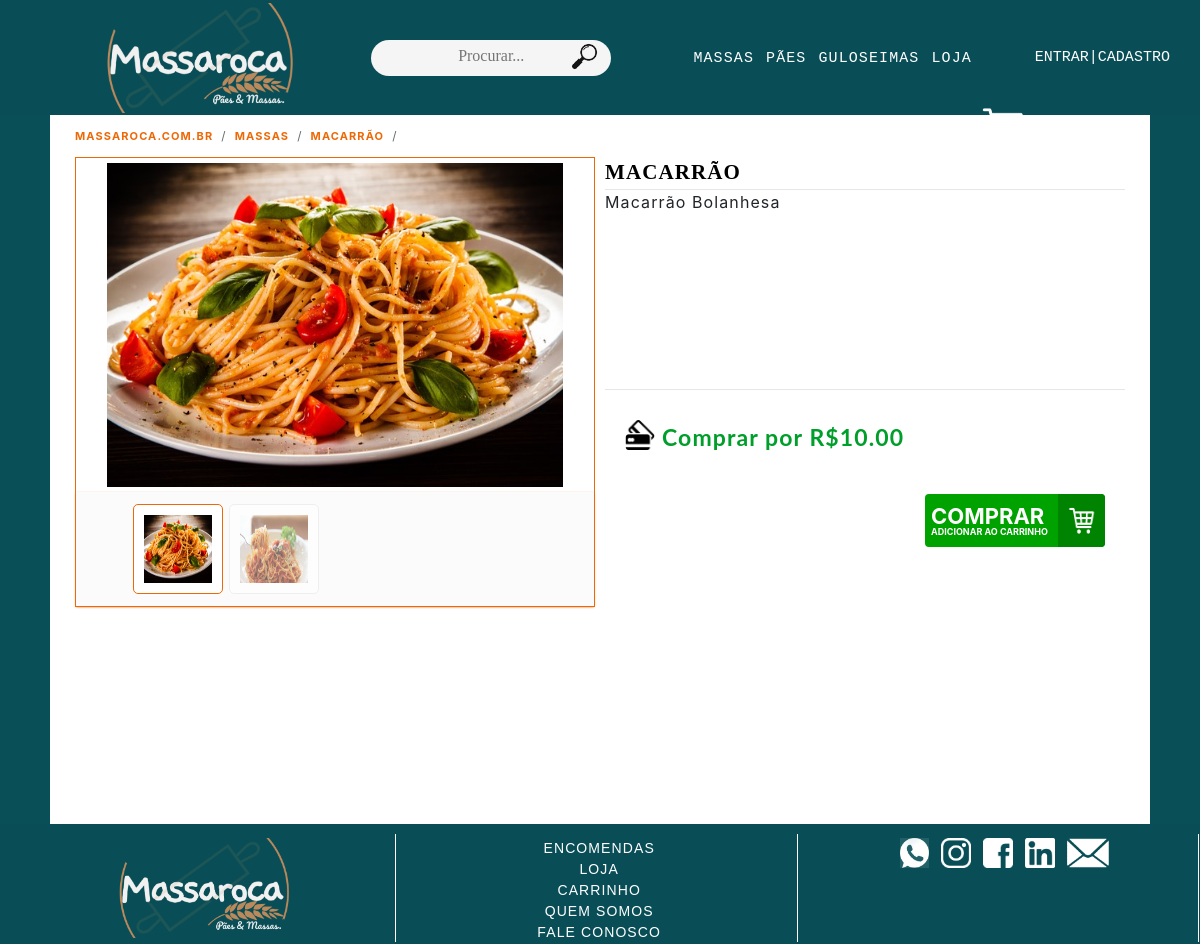
The page /loja/produto/7 on the database its author committed.
### loja/models.py (models this page shows, shortened)
class Produtos(models.Model):
    disponivel_escolha = [
    ('Sim','Sim'),
    ('Não','Não'),
    ]
    Nome = models.CharField(max_length=128)
    Categoriateste = models.ForeignKey(Categorias ,on_delete=models.CASCADE, default=0)
    Descrição = models.CharField(max_length=1024)
    Fotos = models.ImageField(upload_to='loja/static/produtos/fotos/')
    Fotos_2 = models.ImageField(upload_to='loja/static/produtos/fotos/')
    Preço = models.DecimalField(max_digits=10, decimal_places=2)
    Disponivel = models.CharField(max_length=8,choices=disponivel_escolha, default='Sim')

class Categorias(models.Model):
    Nome = models.CharField(max_length=30)
    def __str__(self):
        return self.Nome

### loja/views.py (the view)
# urls.py: path("loja/produto/<int:produto_id>", views.loja_produto, name="produto"),
def loja_produto(request, produto_id):
    try:
        produto = Produtos.objects.get(pk=produto_id)
    except KeyError:
        return render(request, "loja/erro.html")
    except TypeError:
        return render(request, "loja/erro.html")
    except Produtos.DoesNotExist:
        return render(request, "loja/erro.html")
    context = {
        "produto": produto,
        "log": request.user.is_authenticated,
        "username": request.user
    }
    final_status2 = final_status(request)
    context.update(final_status2)
    clear_status(request)
    return render(request, "loja/produto.html", context)

### loja/views.py (called while the page is built)
def clear_status(request):
    request.session['status'] = 'none'
    request.session['status2'] = 'none'
    request.session['status3'] = 'none'
    request.session['status4'] = 'none'
    request.session['status5'] = 'none'
    request.session['status6'] = 'none'
    request.session['status7'] = 'none'
    request.session['status8'] = 'none'
    request.session['status9'] = 'none'
    request.session['status10'] = 'none'

### loja/templates/loja/produto.html (shortened to what this page needs)
{% extends "loja/layout.html" %}
{% load static %}
{% block body %}
<div class="pre blocos" style="min-height:0;">
    <ul class="local">
        <li><a class="local_item" href="{% url 'index' %}"><strong>massaroca.com.br</strong></a></li>
        <li><a class="local_item" href="{% url 'categoria' categoria=produto.Categoriateste num_pagina=1 ordem='Nome' %}"><strong>{{ produto.Categoriateste }}</strong></a></li>
        <li class="local_item"><strong>{{ produto.Nome }}</strong></li>
    </ul>
</div>
<div class="blocos">
    <div class="info-produto">
        <div class="titulo-produto">
            {{ produto.Nome }}
        </div>
        <div class="descriçao-produto">
            {{ produto.Descrição }}
        </div>
        <div class="preço-produto">
            <img src="{% static '/images/cartao.png' %}" alt="Cartao" class="cartao">
            <span>
            Comprar por R${{ produto.Preço }}
        </div>
        <div class="botao-produto">
        {% if produto.Disponivel == "Sim" %}
            <a href="{% url 'add_carrinho' produto.id %}"><button type="button" title="Adicionar ao carrinho" class="botao-compra">COMPRAR<span class="span">Adicionar ao carrinho</span><span class="car"><img src="{% static '/images/shop-branco.png' %}" class="compras_2" /></span></button></a>
        {% else %}
            <span class="indisponivel_2">INDISPONÍVEL</span>
        {% endif %}
        </div>
    </div>
    <div class="bloco-foto">
        <div class="foto-slider">
            <img src="../../{{produto.Fotos.url|slice:'5:'}}" alt="produto" class="foto_produto"/>
        </div>
        <div class="fotos_thumb">
            <div class="div_fotos">
                <div class="thumb_fotos">
                    <img src="../../{{produto.Fotos.url|slice:'5:'}}" alt="produto" class="thumbnail" onclick="currentSlide(1)"/>
                </div>
                <div class="thumb_fotos">
                    <img src="../../{{produto.Fotos_2.url|slice:'5:'}}" alt="produto" class="thumbnail" onclick="currentSlide(2)"/>
                </div>
            </div>
        </div>
    </div>
</div>
{% endblock %}

### loja/static/styles.css (style rules this page uses)
body { font: arial,sans-serif; background-color: rgba(9,79,87); letter-spacing: 1.1px; min-width: 1100px; }
div { box-sizing: border-box; }
.blocos { display: flex; flex-direction: row; flex-wrap: nowrap; justify-content: space-around; padding: 0 25px; width: 1100px; min-height: calc(100vh - 133px); background: white; margin-left: auto; margin-right: auto; }
.pre { margin: 0 auto; padding-top: 4px; float: none; display: table; background-color: white; height: 42px; }
.local { margin-bottom: 0; background: 0 0; list-style: none; padding: 0; }
.local_item { color: #ED6908; text-decoration: none; font-size: 11px; text-transform: uppercase; float: left; }
.local_item::after { content: '/'; font-size: 12px; display: inline-block; color: #636c72; padding: .5rem .5rem; }
li { list-style: none; }
.foto_produto { width: 90%; margin-left: 5%; padding: 5px; height: 334px; }
.bloco-foto { width: 50%; height: 450px; position: relative; order: -1; flex: inherit; border: 1px solid #ED6908; margin-right: 10px; }
.info-produto { order: 0; flex:inherit; float: right; width: 50%; height: 450px; }
.titulo-produto { color: black; font-size: 21px; text-transform: uppercase; font-weight: bold; border-bottom: 1px solid #e6e6e6; font-family: Swis721_B; }
.foto-slider { display: none; }
.thumbnail { cursor: pointer; }
.fotos_thumb:after { content: ""; display: table; clear: both; }
.fotos_thumb { height: 114px; background-color: #FbFbFb; padding: 10px; box-shadow: 0 1px 2px #ED6908; }
.thumb_fotos { float: left; background: white; display: inline-block; width: 90px; height: 90px; margin: 2px; border: 1px solid #e6e6e6; border-radius: 5px; margin-right: 4px; opacity: 0.6; }
.div_fotos { margin-left: 45px; }
.thumbnail { width: 100%; height: 100%; padding: 10px; }
.active { opacity: 1; border-color: #ED6908; }
.descriçao-produto { min-height: 200px; border-bottom: 1px solid #e6e6e6; }
.preço-produto { font-size: 23px; color: #009e2a; font-weight: 700; font-family: lato,sans-serif; padding: 20px; padding-top: 30px; position: relative; flex: inherit; display: inline-block; }
.cartao { position: relative; margin-right: 7px; width: 30px; display: inline-block; float: left; }
.botao-produto { position: relative; display: block; flex: inherit; float: right; padding: 20px; }
.botao-compra { background-color: #00a200; color: white; float: right; width: 180px; height: 53px; position: relative; font-size: 22px; text-transform: uppercase; font-weight: 700; border: none; text-align: left; cursor: pointer; border-radius: 4px; line-height: 1; }
.span { width: 100%; float: left; font-size: 9px; }
.car { position: absolute; right: 0; bottom: 0; width: 26%; display: flex; height: 100%; border-bottom-right-radius: 4px; border-top-right-radius: 4px; background: #008300; -webkit-box-align:center; align-items: center; -webkit-box-pack: center; justify-content: center; }
.compras_2 { width: 28px; height: 30px; }

### rows shown on the page
Produtos: Categoriateste "MASSAS", Nome "MACARRÃO", Descrição "Macarrão Bolanhesa", Preço "10.00", Fotos (picture), Fotos_2 (picture)
